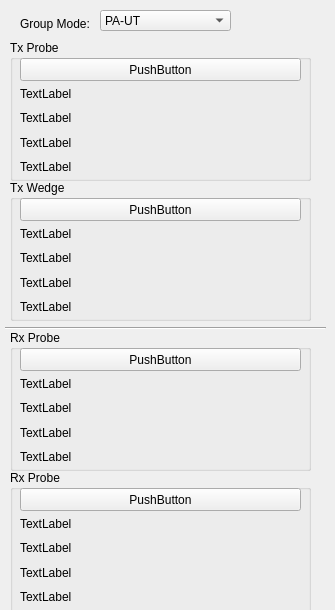
         <widget class="QWidget" name="scrollAreaWidgetContents_2">
          <property name="geometry">
           <rect>
            <x>0</x>
            <y>0</y>
            <width>335</width>
            <height>610</height>
           </rect>
          </property>
          <widget class="QGroupBox" name="BoxWedgeTrigger">
           <property name="geometry">
            <rect>
             <x>10</x>
             <y>180</y>
             <width>301</width>
             <height>141</height>
            </rect>
           </property>
           <property name="title">
            <string>Tx Wedge</string>
           </property>
           <widget class="QPushButton" name="BtnWedgeSelection">
            <property name="geometry">
             <rect>
              <x>10</x>
              <y>18</y>
              <width>281</width>
              <height>23</height>
             </rect>
            </property>
            <property name="text">
             <string>PushButton</string>
            </property>
           </widget>
           <widget class="QWidget" name="layoutWidget5">
            <property name="geometry">
             <rect>
              <x>10</x>
              <y>44</y>
              <width>281</width>
              <height>92</height>
             </rect>
            </property>
            <layout class="QVBoxLayout" name="verticalLayout_9">
             <item>
              <widget class="QLabel" name="LabelWedgeT_Line1">
               <property name="text">
                <string>TextLabel</string>
               </property>
              </widget>
             </item>
             <item>
              <widget class="QLabel" name="LabelWedgeT_Line2">
               <property name="text">
                <string>TextLabel</string>
               </property>
              </widget>
             </item>
             <item>
              <widget class="QLabel" name="LabelWedgeT_Line3">
               <property name="text">
                <string>TextLabel</string>
               </property>
              </widget>
             </item>
             <item>
              <widget class="QLabel" name="LabelWedgeT_Line4">
               <property name="text">
                <string>TextLabel</string>
               </property>
              </widget>
             </item>
            </layout>
           </widget>
          </widget>
          <widget class="QComboBox" name="ComGroupMode">
           <property name="geometry">
            <rect>
             <x>100</x>
             <y>10</y>
             <width>131</width>
             <height>21</height>
            </rect>
           </property>
           <item>
            <property name="text">
             <string>PA-UT</string>
            </property>
           </item>
           <item>
            <property name="text">
             <string>PA</string>
            </property>
           </item>
           <item>
            <property name="text">
             <string>UT-1</string>
            </property>
           </item>
           <item>
            <property name="text">
             <string>UT-2</string>
            </property>
           </item>
          </widget>
          <widget class="QGroupBox" name="BoxProbeTrigger">
           <property name="geometry">
            <rect>
             <x>10</x>
             <y>40</y>
             <width>301</width>
             <height>141</height>
            </rect>
           </property>
           <property name="title">
            <string>Tx Probe</string>
           </property>
           <widget class="QPushButton" name="BtnProbeSelection">
            <property name="geometry">
             <rect>
              <x>10</x>
              <y>18</y>
              <width>281</width>
              <height>23</height>
             </rect>
            </property>
            <property name="text">
             <string>PushButton</string>
            </property>
           </widget>
           <widget class="QWidget" name="layoutWidget6">
            <property name="geometry">
             <rect>
              <x>10</x>
              <y>44</y>
              <width>281</width>
              <height>92</height>
             </rect>
            </property>
            <layout class="QVBoxLayout" name="verticalLayout_8">
             <item>
              <widget class="QLabel" name="LabelProbeT_Line1">
               <property name="text">
                <string>TextLabel</string>
               </property>
              </widget>
             </item>
             <item>
              <widget class="QLabel" name="LabelProbeT_Line2">
               <property name="text">
                <string>TextLabel</string>
               </property>
              </widget>
             </item>
             <item>
              <widget class="QLabel" name="LabelProbeT_Line3">
               <property name="text">
                <string>TextLabel</string>
               </property>
              </widget>
             </item>
             <item>
              <widget class="QLabel" name="LabelProbeT_Line4">
               <property name="text">
                <string>TextLabel</string>
               </property>
              </widget>
             </item>
            </layout>
           </widget>
          </widget>
          <widget class="QLabel" name="LabelGroupMode">
           <property name="geometry">
            <rect>
             <x>20</x>
             <y>11</y>
             <width>75</width>
             <height>25</height>
            </rect>
           </property>
           <property name="sizePolicy">
            <sizepolicy hsizetype="Fixed" vsizetype="Fixed">
             <horstretch>0</horstretch>
             <verstretch>0</verstretch>
            </sizepolicy>
           </property>
           <property name="minimumSize">
            <size>
             <width>75</width>
             <height>25</height>
            </size>
           </property>
           <property name="text">
            <string>Group Mode:</string>
           </property>
          </widget>
          <widget class="QGroupBox" name="BoxWedgeTrigger_2">
           <property name="geometry">
            <rect>
             <x>10</x>
             <y>470</y>
             <width>301</width>
             <height>151</height>
            </rect>
           </property>
           <property name="title">
            <string>Rx Probe</string>
           </property>
           <widget class="QPushButton" name="BtnWedgeSelection_2">
            <property name="geometry">
             <rect>
              <x>10</x>
              <y>18</y>
              <width>281</width>
              <height>23</height>
             </rect>
            </property>
            <property name="text">
             <string>PushButton</string>
            </property>
           </widget>
           <widget class="QWidget" name="layoutWidget7">
            <property name="geometry">
             <rect>
              <x>10</x>
              <y>44</y>
              <width>281</width>
              <height>92</height>
             </rect>
            </property>
            <layout class="QVBoxLayout" name="verticalLayout_10">
             <item>
              <widget class="QLabel" name="LabelWedgeT_Line1_2">
               <property name="text">
                <string>TextLabel</string>
               </property>
              </widget>
             </item>
             <item>
              <widget class="QLabel" name="LabelWedgeT_Line2_2">
               <property name="text">
                <string>TextLabel</string>
               </property>
              </widget>
             </item>
             <item>
              <widget class="QLabel" name="LabelWedgeT_Line3_2">
               <property name="text">
                <string>TextLabel</string>
               </property>
              </widget>
             </item>
             <item>
              <widget class="QLabel" name="LabelWedgeT_Line4_2">
               <property name="text">
                <string>TextLabel</string>
               </property>
              </widget>
             </item>
            </layout>
           </widget>
          </widget>
          <widget class="QGroupBox" name="BoxProbeTrigger_2">
           <property name="geometry">
            <rect>
             <x>10</x>
             <y>330</y>
             <width>301</width>
             <height>141</height>
            </rect>
           </property>
           <property name="title">
            <string>Rx Probe</string>
           </property>
           <widget class="QPushButton" name="BtnProbeSelection_2">
            <property name="geometry">
             <rect>
              <x>10</x>
              <y>18</y>
              <width>281</width>
              <height>23</height>
             </rect>
            </property>
            <property name="text">
             <string>PushButton</string>
            </property>
           </widget>
           <widget class="QWidget" name="layoutWidget8">
            <property name="geometry">
             <rect>
              <x>10</x>
              <y>44</y>
              <width>281</width>
              <height>92</height>
             </rect>
            </property>
            <layout class="QVBoxLayout" name="verticalLayout_11">
             <item>
              <widget class="QLabel" name="LabelProbeT_Line1_2">
               <property name="text">
                <string>TextLabel</string>
               </property>
              </widget>
             </item>
             <item>
              <widget class="QLabel" name="LabelProbeT_Line2_2">
               <property name="text">
                <string>TextLabel</string>
               </property>
              </widget>
             </item>
             <item>
              <widget class="QLabel" name="LabelProbeT_Line3_2">
               <property name="text">
                <string>TextLabel</string>
               </property>
              </widget>
             </item>
             <item>
              <widget class="QLabel" name="LabelProbeT_Line4_2">
               <property name="text">
                <string>TextLabel</string>
               </property>
              </widget>
             </item>
            </layout>
           </widget>
          </widget>
          <widget class="Line" name="line">
           <property name="geometry">
            <rect>
             <x>5</x>
             <y>320</y>
             <width>321</width>
             <height>16</height>
            </rect>
           </property>
           <property name="orientation">
            <enum>Qt::Horizontal</enum>
           </property>
          </widget>
         </widget>
